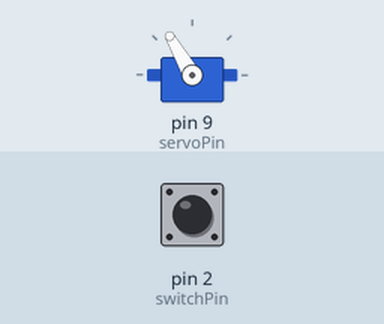
Simulated run of this sketch. Board: Arduino Uno, built with avr-gcc and run on an emulated ATmega328P. Shown: servo. The inputs (shaded band) are chosen by the test bench; at power-on: pin 2 (switchPin) HIGH.

Above: at 1.2 s.
1.3 s: pin 2 (switchPin) pulled LOW for 0.15 s
At 1.38 s:
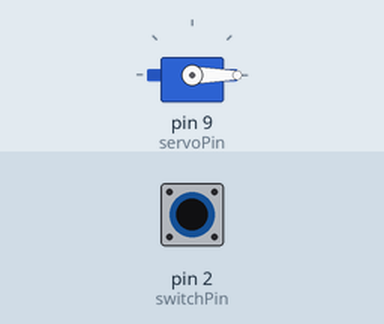
2.9 s: pin 2 (switchPin) pulled LOW for 3.2 s
At 7.5 s:
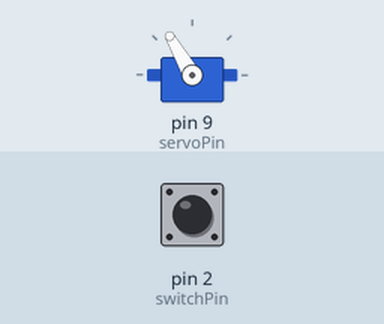
Timing chart, 0 to 9.0 s (numbered marks = the images above; inputs shaded):
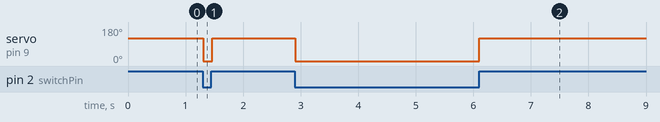

Measured:
- after the input at 1.3 s, servo on pin 9 (servoPin): 120° → 0° at once, → 120° 0.15 s later
- after the input at 2.9 s, servo on pin 9 (servoPin): 120° → 0° at once, → 120° 3.2 s later

The sketch:

run.ino
```cpp
#include <Servo.h>

// サーボオブジェクトの作成
Servo myservo;

// 使用するピンの定義
// サーボモーターの信号線を接続するピン（PWM出力可能なピン）
const int servoPin = 9;
// スイッチの接続ピン
const int switchPin = 2;

void setup() {
  // サーボモーターを指定したピンに接続
  myservo.attach(servoPin);
  // スイッチのピンを内部プルアップ抵抗付きの入力に設定
  pinMode(switchPin, INPUT_PULLUP);

  // 初期状態としてサーボモーターを0度に設定
  myservo.write(0);
}

void loop() {
  // スイッチの状態を読み取る
  int switchState = digitalRead(switchPin);

  if (switchState == HIGH) {
    // スイッチが押されている（HIGH）の場合
    // サーボモーターを0度から正方向に120度に回転
    myservo.write(120);
  } else {
    // スイッチが押されていない（LOW）の場合
    // サーボモーターを元の0度に戻す
    myservo.write(0);
  }

  // サーボの動作を安定させるために少し待機（15ミリ秒）
  delay(15);
}
```
